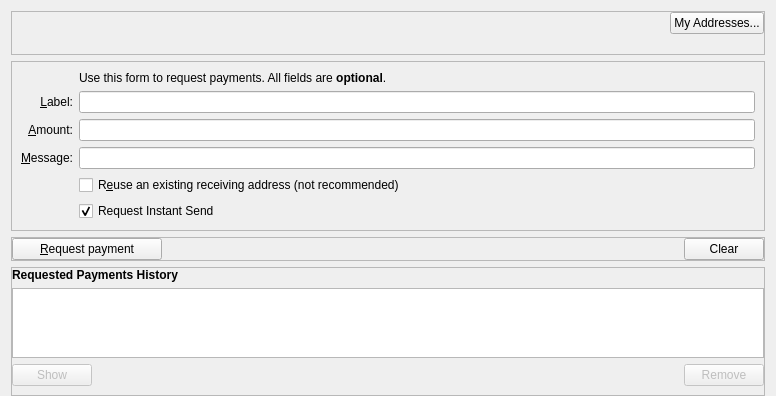
<?xml version="1.0" encoding="UTF-8"?>
<ui version="4.0">
	<class>ReceiveCoinsDialog</class>
	<widget class="QWidget" name="ReceiveCoinsDialog">
		<property name="geometry">
			<rect>
				<x>0</x>
				<y>0</y>
				<width>776</width>
				<height>387</height>
			</rect>
		</property>
		<layout class="QVBoxLayout" name="verticalLayout" stretch="0,0,0,0,1">
            <property name="bottomMargin">
                <number>0</number>
            </property>
            <item>
                <widget class="QFrame" name="frameSendTopButton">
					<property name="sizePolicy">
						<sizepolicy hsizetype="Expanding" vsizetype="Expanding">
							<horstretch>0</horstretch>
							<verstretch>0</verstretch>
						</sizepolicy>
					</property>
					<property name="maximumSize">
						<size>
							<width>16777215</width>
							<height>16777215</height>
						</size>
					</property>
					<property name="frameShape">
						<enum>QFrame::StyledPanel</enum>
					</property>
					<property name="frameShadow">
						<enum>QFrame::Sunken</enum>
					</property>
					<layout class="QHBoxLayout" name="topSendButtons">
                         <property name="topMargin">
                            <number>0</number>
                        </property>
                        <property name="bottomMargin">
                            <number>20</number>
                        </property>
                        <property name="leftMargin">
                            <number>0</number>
                        </property>
                        <property name="rightMargin">
                            <number>0</number>
                        </property>
                        <item>
                            <spacer name="horizontalSpacerWalletSecruity">
                                <property name="orientation">
                                    <enum>Qt::Horizontal</enum>
                                </property>
                                <property name="sizeHint" stdset="0">
                                    <size>
                                        <width>40</width>
                                        <height>1</height>
                                    </size>
                                </property>
                            </spacer>
                        </item>
						<item>
							<widget class="QPushButton" name="receivingAddressesButton">
								<property name="toolTip">
									<string>Clear all fields of the form.</string>
								</property>
								<property name="text">
									<string>My Addresses...</string>
								</property>
								<property name="autoDefault">
									<bool>false</bool>
								</property>
							</widget>
						</item>
					</layout>
				</widget>
            </item>
			<item>
				<widget class="QFrame" name="frameReceiveForm">
					<property name="sizePolicy">
						<sizepolicy hsizetype="Preferred" vsizetype="Expanding">
							<horstretch>0</horstretch>
							<verstretch>0</verstretch>
						</sizepolicy>
					</property>
					<property name="frameShape">
						<enum>QFrame::StyledPanel</enum>
					</property>
					<property name="frameShadow">
						<enum>QFrame::Sunken</enum>
					</property>
					<layout class="QVBoxLayout" name="verticalLayout_3">
						<item>
							<layout class="QGridLayout" name="gridLayout">
								<item row="7" column="2">
									<widget class="QCheckBox" name="reuseAddress">
										<property name="toolTip">
											<string>Reuse one of the previously used receiving addresses.&lt;br&gt;Reusing addresses has security and privacy issues.&lt;br&gt;Do not use this unless re-generating a payment request made before.</string>
										</property>
										<property name="text">
											<string>R&amp;euse an existing receiving address (not recommended)</string>
										</property>
									</widget>
								</item>
								<item row="7" column="0">
									<widget class="QLabel" name="label_4">
										<property name="text">
											<string/>
										</property>
									</widget>
								</item>
								<item row="6" column="0">
									<widget class="QLabel" name="label_3">
										<property name="toolTip">
											<string>An optional message to attach to the payment request, which will be displayed when the request is opened. Note: The message will not be sent with the payment over the Fyre network.</string>
										</property>
										<property name="text">
											<string>&amp;Message:</string>
										</property>
										<property name="alignment">
											<set>Qt::AlignRight|Qt::AlignTrailing|Qt::AlignVCenter</set>
										</property>
										<property name="buddy">
											<cstring>reqMessage</cstring>
										</property>
									</widget>
								</item>
								<item row="4" column="2">
									<widget class="QLineEdit" name="reqLabel">
										<property name="toolTip">
											<string>An optional label to associate with the new receiving address.</string>
										</property>
									</widget>
								</item>
								<item row="6" column="2">
									<widget class="QLineEdit" name="reqMessage">
										<property name="toolTip">
											<string>An optional message to attach to the payment request, which will be displayed when the request is opened.&lt;br&gt;Note: The message will not be sent with the payment over the Fyre network.</string>
										</property>
									</widget>
								</item>
								<item row="2" column="2">
									<widget class="QLabel" name="labelRequestForm">
										<property name="text">
											<string>Use this form to request payments. All fields are &lt;b&gt;optional&lt;/b&gt;.</string>
										</property>
									</widget>
								</item>
								<item row="4" column="0">
									<widget class="QLabel" name="label_2">
										<property name="toolTip">
											<string>An optional label to associate with the new receiving address.</string>
										</property>
										<property name="text">
											<string>&amp;Label:</string>
										</property>
										<property name="alignment">
											<set>Qt::AlignRight|Qt::AlignTrailing|Qt::AlignVCenter</set>
										</property>
										<property name="buddy">
											<cstring>reqLabel</cstring>
										</property>
									</widget>
								</item>
								<item row="5" column="0">
									<widget class="QLabel" name="label">
										<property name="toolTip">
											<string>An optional amount to request. Leave this empty or zero to not request a specific amount.</string>
										</property>
										<property name="text">
											<string>&amp;Amount:</string>
										</property>
										<property name="alignment">
											<set>Qt::AlignRight|Qt::AlignTrailing|Qt::AlignVCenter</set>
										</property>
										<property name="buddy">
											<cstring>reqAmount</cstring>
										</property>
									</widget>
								</item>
								<item row="5" column="2">
									<widget class="FyreAmountField" name="reqAmount">
										<property name="minimumSize">
											<size>
												<width>80</width>
												<height>0</height>
											</size>
										</property>
										<property name="toolTip">
											<string>An optional amount to request. Leave this empty or zero to not request a specific amount.</string>
										</property>
									</widget>
								</item>
								<item row="8" column="2">
									<widget class="QCheckBox" name="checkUseInstantSend">
										<property name="text">
											<string>Request Instant Send</string>
										</property>
										<property name="checked">
											<bool>true</bool>
										</property>
									</widget>
								</item>
							</layout>
						</item>
					</layout>
				</widget>
			</item>
            <item>
                <widget class="QFrame" name="frame2">
					<property name="sizePolicy">
						<sizepolicy hsizetype="Preferred" vsizetype="Expanding">
							<horstretch>0</horstretch>
							<verstretch>0</verstretch>
						</sizepolicy>
					</property>
					<property name="frameShape">
						<enum>QFrame::StyledPanel</enum>
					</property>
					<property name="frameShadow">
						<enum>QFrame::Sunken</enum>
					</property>
					<layout class="QVBoxLayout" name="verticalLayout_3_2">
                        <property name="leftMargin">
                            <number>0</number>
                        </property>
                        <property name="topMargin">
                            <number>0</number>
                        </property>
                        <property name="rightMargin">
                            <number>0</number>
                        </property>
                        <property name="bottomMargin">
                            <number>0</number>
                        </property>
                    	<item>
                            <layout class="QHBoxLayout" name="horizontalLayout">
                                <property name="leftMargin">
                                    <number>0</number>
                                </property>
                                <property name="topMargin">
                                    <number>0</number>
                                </property>
                                <property name="rightMargin">
                                    <number>0</number>
                                </property>
                                <property name="bottomMargin">
                                    <number>0</number>
                                </property>
                                <item>
                                    <widget class="QPushButton" name="receiveButton">
                                        <property name="minimumSize">
                                            <size>
                                                <width>150</width>
                                                <height>0</height>
                                            </size>
                                        </property>
                                        <property name="text">
                                            <string>&amp;Request payment</string>
                                        </property>
                                    </widget>
                                </item>
                                <item>
                                    <spacer name="horizontalSpacer">
                                        <property name="orientation">
                                            <enum>Qt::Horizontal</enum>
                                        </property>
                                        <property name="sizeHint" stdset="0">
                                            <size>
                                                <width>40</width>
                                                <height>20</height>
                                            </size>
                                        </property>
                                    </spacer>
                                </item>
                                <item>
                                    <widget class="QPushButton" name="clearButton">
                                        <property name="sizePolicy">
                                            <sizepolicy hsizetype="Minimum" vsizetype="Fixed">
                                                <horstretch>0</horstretch>
                                                <verstretch>0</verstretch>
                                            </sizepolicy>
                                        </property>
                                        <property name="toolTip">
                                            <string>Clear all fields of the form.</string>
                                        </property>
                                        <property name="text">
                                            <string>Clear</string>
                                        </property>
                                        <property name="autoDefault">
                                            <bool>false</bool>
                                        </property>
                                    </widget>
                                </item>
                            </layout>
                        </item>
                    </layout>
                </widget>
            </item>
			<item>
				<spacer name="verticalSpacer_2">
					<property name="orientation">
						<enum>Qt::Vertical</enum>
					</property>
					<property name="sizeHint" stdset="0">
						<size>
							<width>20</width>
							<height>10</height>
						</size>
					</property>
				</spacer>
			</item>
			<item>
				<widget class="QFrame" name="frameHistory">
					<property name="sizePolicy">
						<sizepolicy hsizetype="Preferred" vsizetype="Expanding">
							<horstretch>0</horstretch>
							<verstretch>0</verstretch>
						</sizepolicy>
					</property>
					<property name="frameShape">
						<enum>QFrame::StyledPanel</enum>
					</property>
					<property name="frameShadow">
						<enum>QFrame::Raised</enum>
					</property>
					<layout class="QVBoxLayout" name="verticalLayout_2">
                        <property name="leftMargin">
                            <number>0</number>
                        </property>
                        <property name="topMargin">
                            <number>0</number>
                        </property>
                        <property name="rightMargin">
                            <number>0</number>
                        </property>
						<item>
							<widget class="QLabel" name="labelRequestedPaymentsHistory">
								<property name="font">
									<font>
										<weight>75</weight>
										<bold>true</bold>
									</font>
								</property>
								<property name="text">
									<string>Requested Payments History</string>
								</property>
							</widget>
						</item>
						<item>
							<widget class="QTableView" name="recentRequestsView">
								<property name="contextMenuPolicy">
									<enum>Qt::CustomContextMenu</enum>
								</property>
								<property name="tabKeyNavigation">
									<bool>false</bool>
								</property>
								<property name="sortingEnabled">
									<bool>true</bool>
								</property>
							</widget>
						</item>
						<item>
							<layout class="QHBoxLayout" name="horizontalLayout_2">
								<item>
									<widget class="QPushButton" name="showRequestButton">
										<property name="enabled">
											<bool>false</bool>
										</property>
										<property name="toolTip">
											<string>Show the selected request (does the same as double clicking an entry)</string>
										</property>
										<property name="text">
											<string>Show</string>
										</property>
										<property name="autoDefault">
											<bool>false</bool>
										</property>
									</widget>
								</item>
                                <item>
									<spacer name="horizontalSpacer_2">
										<property name="orientation">
											<enum>Qt::Horizontal</enum>
										</property>
										<property name="sizeHint" stdset="0">
											<size>
												<width>40</width>
												<height>20</height>
											</size>
										</property>
									</spacer>
								</item>
								<item>
									<widget class="QPushButton" name="removeRequestButton">
										<property name="enabled">
											<bool>false</bool>
										</property>
										<property name="toolTip">
											<string>Remove the selected entries from the list</string>
										</property>
										<property name="text">
											<string>Remove</string>
										</property>
										<property name="autoDefault">
											<bool>false</bool>
										</property>
									</widget>
								</item>
							</layout>
						</item>
					</layout>
				</widget>
			</item>
		</layout>
	</widget>
	<customwidgets>
		<customwidget>
			<class>FyreAmountField</class>
			<extends>QLineEdit</extends>
			<header>fyreamountfield.h</header>
			<container>1</container>
		</customwidget>
	</customwidgets>
	<tabstops>
		<tabstop>reqLabel</tabstop>
		<tabstop>reqAmount</tabstop>
		<tabstop>reqMessage</tabstop>
		<tabstop>reuseAddress</tabstop>
		<tabstop>receiveButton</tabstop>
		<tabstop>clearButton</tabstop>
		<tabstop>recentRequestsView</tabstop>
		<tabstop>showRequestButton</tabstop>
		<tabstop>removeRequestButton</tabstop>
	</tabstops>
	<resources>
		<include location="../fyre.qrc"/>
	</resources>
	<connections/>
</ui>
